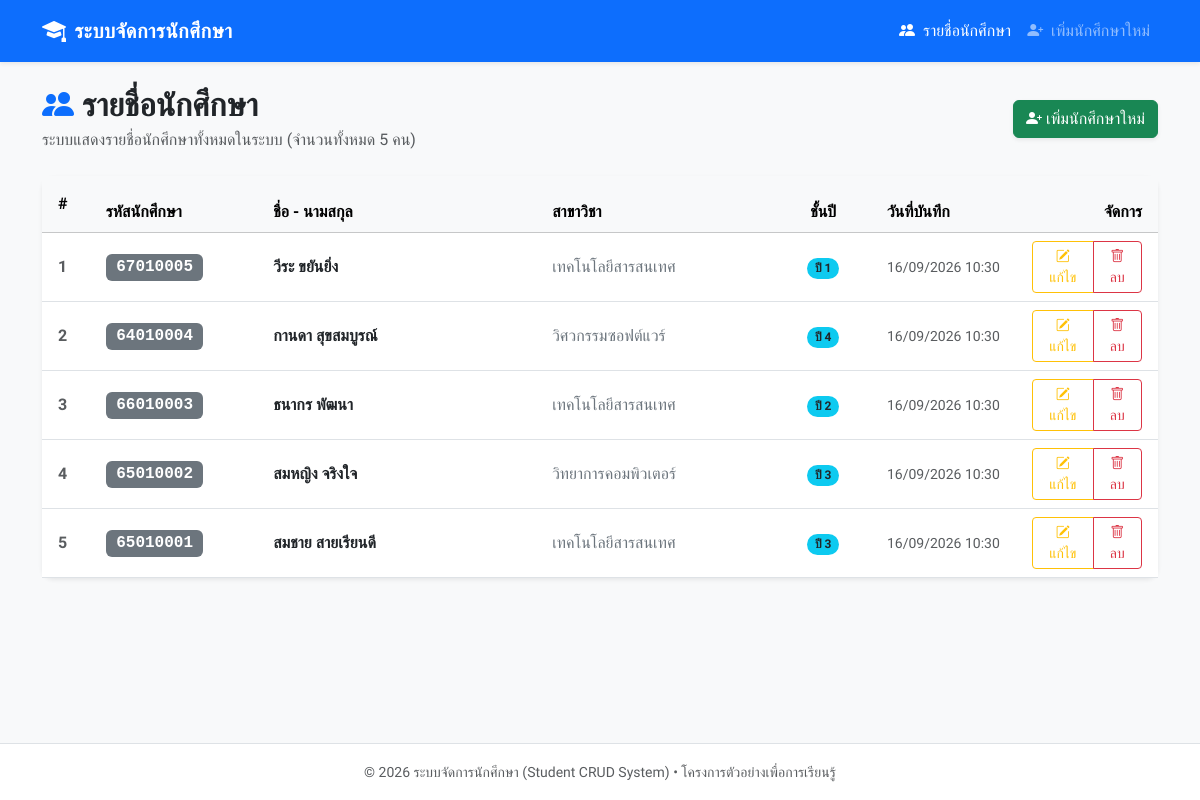
The page / on the database its author committed.
### tables this page shows
CREATE TABLE `students` (
    `id` INT AUTO_INCREMENT PRIMARY KEY COMMENT 'รหัสลำดับอัตโนมัติ (Primary Key)',
    `student_id` VARCHAR(10) NOT NULL UNIQUE COMMENT 'รหัสนักศึกษา เช่น 65010001 (ห้ามซ้ำ)',
    `first_name` VARCHAR(100) NOT NULL COMMENT 'ชื่อจริง',
    `last_name` VARCHAR(100) NOT NULL COMMENT 'นามสกุล',
    `major` VARCHAR(100) NOT NULL COMMENT 'สาขาวิชา',
    `year` INT NOT NULL COMMENT 'ชั้นปีที่ศึกษา (1-4)',
    `created_at` TIMESTAMP DEFAULT CURRENT_TIMESTAMP COMMENT 'วันเวลาที่เพิ่มข้อมูล'
);

### index.php (the view, shortened to what this page needs)
<?php
require_once 'config/db.php';
$sql = "SELECT * FROM students ORDER BY id DESC";
$stmt = $pdo->prepare($sql);
$stmt->execute();
$students = $stmt->fetchAll();
require_once 'includes/header.php';
?>
<div class="d-flex justify-content-between align-items-center mb-4">
    <div>
        <h2 class="fw-bold mb-1">
            <i class="bi bi-people-fill text-primary me-2"></i>รายชื่อนักศึกษา
        </h2>
        <p class="text-muted mb-0">ระบบแสดงรายชื่อนักศึกษาทั้งหมดในระบบ (จำนวนทั้งหมด <?= count($students) ?> คน)</p>
    </div>
    <a href="create.php" class="btn btn-success d-inline-flex align-items-center gap-1 shadow-sm">
        <i class="bi bi-person-plus-fill"></i> เพิ่มนักศึกษาใหม่
    </a>
</div>
<div class="card shadow-sm">
    <div class="card-body p-0">
        <?php if (!empty($students)): ?>
            <div class="table-responsive">
                <table class="table table-hover align-middle mb-0">
                    <thead class="table-light">
                        <tr>
                            <th scope="col" class="ps-3 py-3" style="width: 5%;">#</th>
                            <th scope="col" style="width: 15%;">รหัสนักศึกษา</th>
                            <th scope="col" style="width: 25%;">ชื่อ - นามสกุล</th>
                            <th scope="col" style="width: 20%;">สาขาวิชา</th>
                            <th scope="col" class="text-center" style="width: 10%;">ชั้นปี</th>
                            <th scope="col" style="width: 13%;">วันที่บันทึก</th>
                            <th scope="col" class="text-end pe-3" style="width: 12%;">จัดการ</th>
                        </tr>
                    </thead>
                    <tbody>
                        <?php foreach ($students as $index => $student): ?>
                            <tr>
                                <td class="ps-3 fw-semibold text-muted"><?= $index + 1 ?></td>
                                <td>
                                    <span class="badge bg-secondary font-monospace fs-6">
                                        <?= htmlspecialchars($student['student_id']) ?>
                                    </span>
                                </td>
                                <td class="fw-semibold text-dark">
                                    <?= htmlspecialchars($student['first_name'] . ' ' . $student['last_name']) ?>
                                </td>
                                <td>
                                    <span class="text-secondary">
                                        <?= htmlspecialchars($student['major']) ?>
                                    </span>
                                </td>
                                <td class="text-center">
                                    <span class="badge rounded-pill bg-info text-dark">
                                        ปี <?= htmlspecialchars($student['year']) ?>
                                    </span>
                                </td>
                                <td class="small text-muted">
                                    <?= date('d/m/Y H:i', strtotime($student['created_at'])) ?>
                                </td>
                                <td class="text-end pe-3">
                                    <div class="btn-group btn-group-sm" role="group">
                                        <a href="edit.php?id=<?= (int)$student['id'] ?>" class="btn btn-outline-warning" title="แก้ไขข้อมูล">
                                            <i class="bi bi-pencil-square"></i> แก้ไข
                                        </a>
                                        <a href="delete.php?id=<?= (int)$student['id'] ?>"
                                           class="btn btn-outline-danger"
                                           title="ลบข้อมูล"
                                           onclick="return confirm('คุณแน่ใจหรือไม่ว่าต้องการลบข้อมูลของ <?= htmlspecialchars($student['first_name'] . ' ' . $student['last_name']) ?> (รหัส <?= htmlspecialchars($student['student_id']) ?>)?');">
                                            <i class="bi bi-trash"></i> ลบ
                                        </a>
                                    </div>
                                </td>
                            </tr>
                        <?php endforeach; ?>
                    </tbody>
                </table>
            </div>
        <?php endif; ?>
    </div>
</div>
<?php
require_once 'includes/footer.php';
?>

### includes/header.php (shortened to what this page needs)
<!DOCTYPE html>
<html lang="th">
<head>
    <link href="https://cdn.jsdelivr.net/npm/bootstrap@5.3.3/dist/css/bootstrap.min.css" rel="stylesheet">
    <link rel="stylesheet" href="https://cdn.jsdelivr.net/npm/bootstrap-icons@1.11.3/font/bootstrap-icons.min.css">
</head>
<body>
    <nav class="navbar navbar-expand-lg navbar-dark bg-primary shadow-sm mb-4">
        <div class="container">
            <a class="navbar-brand d-flex align-items-center gap-2" href="index.php">
                <i class="bi bi-mortarboard-fill fs-4"></i>
                <span>ระบบจัดการนักศึกษา</span>
            </a>
            <div class="collapse navbar-collapse" id="navbarNav">
                <ul class="navbar-nav ms-auto">
                    <li class="nav-item">
                        <a class="nav-link <?= basename($_SERVER['PHP_SELF']) === 'index.php' ? 'active' : '' ?>" href="index.php">
                            <i class="bi bi-people-fill me-1"></i> รายชื่อนักศึกษา
                        </a>
                    </li>
                    <li class="nav-item">
                        <a class="nav-link <?= basename($_SERVER['PHP_SELF']) === 'create.php' ? 'active' : '' ?>" href="create.php">
                            <i class="bi bi-person-plus-fill me-1"></i> เพิ่มนักศึกษาใหม่
                        </a>
                    </li>
                </ul>
            </div>
        </div>
    </nav>
    <main class="main-content">
        <div class="container pb-5">

### includes/footer.php (shortened to what this page needs)
        </div>
    </main>
    <footer class="bg-white border-top py-3 text-center text-muted mt-auto">
        <div class="container">
            <small>
                &copy; <?= date('Y') ?> ระบบจัดการนักศึกษา (Student CRUD System) &bull; โครงการตัวอย่างเพื่อการเรียนรู้
            </small>
        </div>
    </footer>
</body>
</html>

### includes/header.php (style rules this page uses)
body { font-family: 'Sarabun', sans-serif; background-color: #f8f9fa; min-height: 100vh; display: flex; flex-direction: column; }
.navbar-brand { font-weight: 600; letter-spacing: 0.5px; }
.main-content { flex: 1; }
.card { border: none; border-radius: 12px; box-shadow: 0 4px 12px rgba(0, 0, 0, 0.05); }
.table th { font-weight: 600; }

### rows shown on the page
students: student "67010005", first_name+last_name "วีระ ขยันยิ่ง", major "เทคโนโลยีสารสนเทศ", year "1", created_at "16/09/2026 10:30"
students: student "64010004", first_name+last_name "กานดา สุขสมบูรณ์", major "วิศวกรรมซอฟต์แวร์", year "4", created_at "16/09/2026 10:30"
students: student "66010003", first_name+last_name "ธนากร พัฒนา", major "เทคโนโลยีสารสนเทศ", year "2", created_at "16/09/2026 10:30"
students: student "65010002", first_name+last_name "สมหญิง จริงใจ", major "วิทยาการคอมพิวเตอร์", year "3", created_at "16/09/2026 10:30"
students: student "65010001", first_name+last_name "สมชาย สายเรียนดี", major "เทคโนโลยีสารสนเทศ", year "3", created_at "16/09/2026 10:30"

### other values the page prints
count($students) "5"
